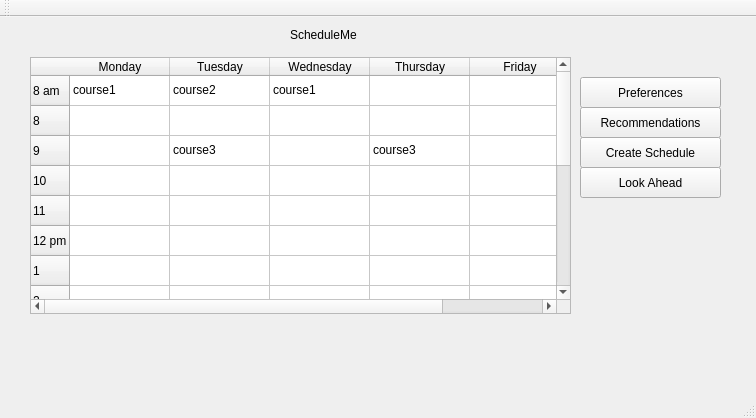
<?xml version="1.0" encoding="UTF-8"?>
<ui version="4.0">
 <class>MainWindow</class>
 <widget class="QMainWindow" name="MainWindow">
  <property name="geometry">
   <rect>
    <x>0</x>
    <y>0</y>
    <width>756</width>
    <height>418</height>
   </rect>
  </property>
  <property name="windowTitle">
   <string>MainWindow</string>
  </property>
  <widget class="QWidget" name="centralWidget">
   <widget class="QTableWidget" name="tableWidget">
    <property name="geometry">
     <rect>
      <x>30</x>
      <y>40</y>
      <width>541</width>
      <height>257</height>
     </rect>
    </property>
    <row>
     <property name="text">
      <string>8 am</string>
     </property>
    </row>
    <row>
     <property name="text">
      <string>8</string>
     </property>
    </row>
    <row>
     <property name="text">
      <string>9</string>
     </property>
    </row>
    <row>
     <property name="text">
      <string>10</string>
     </property>
    </row>
    <row>
     <property name="text">
      <string>11</string>
     </property>
    </row>
    <row>
     <property name="text">
      <string>12 pm</string>
     </property>
    </row>
    <row>
     <property name="text">
      <string>1</string>
     </property>
    </row>
    <row>
     <property name="text">
      <string>2</string>
     </property>
    </row>
    <row>
     <property name="text">
      <string>3</string>
     </property>
    </row>
    <row>
     <property name="text">
      <string>4</string>
     </property>
    </row>
    <row>
     <property name="text">
      <string>5</string>
     </property>
    </row>
    <row>
     <property name="text">
      <string>6</string>
     </property>
    </row>
    <row>
     <property name="text">
      <string>7</string>
     </property>
    </row>
    <row>
     <property name="text">
      <string>8</string>
     </property>
    </row>
    <row>
     <property name="text">
      <string>9</string>
     </property>
    </row>
    <row>
     <property name="text">
      <string>11</string>
     </property>
    </row>
    <column>
     <property name="text">
      <string>Monday</string>
     </property>
    </column>
    <column>
     <property name="text">
      <string>Tuesday</string>
     </property>
    </column>
    <column>
     <property name="text">
      <string>Wednesday</string>
     </property>
    </column>
    <column>
     <property name="text">
      <string>Thursday</string>
     </property>
    </column>
    <column>
     <property name="text">
      <string>Friday</string>
     </property>
    </column>
    <item row="0" column="0">
     <property name="text">
      <string>course1</string>
     </property>
    </item>
    <item row="0" column="1">
     <property name="text">
      <string>course2</string>
     </property>
    </item>
    <item row="0" column="2">
     <property name="text">
      <string>course1</string>
     </property>
    </item>
    <item row="1" column="0">
     <property name="text">
      <string/>
     </property>
    </item>
    <item row="1" column="2">
     <property name="text">
      <string/>
     </property>
    </item>
    <item row="2" column="1">
     <property name="text">
      <string>course3</string>
     </property>
    </item>
    <item row="2" column="3">
     <property name="text">
      <string>course3</string>
     </property>
    </item>
   </widget>
   <widget class="QPushButton" name="pushButton_4">
    <property name="geometry">
     <rect>
      <x>580</x>
      <y>150</y>
      <width>141</width>
      <height>31</height>
     </rect>
    </property>
    <property name="text">
     <string>Look Ahead</string>
    </property>
   </widget>
   <widget class="QPushButton" name="pushButton_3">
    <property name="geometry">
     <rect>
      <x>580</x>
      <y>120</y>
      <width>141</width>
      <height>31</height>
     </rect>
    </property>
    <property name="text">
     <string>Create Schedule</string>
    </property>
   </widget>
   <widget class="QPushButton" name="pushButton">
    <property name="geometry">
     <rect>
      <x>580</x>
      <y>60</y>
      <width>141</width>
      <height>31</height>
     </rect>
    </property>
    <property name="text">
     <string>Preferences</string>
    </property>
   </widget>
   <widget class="QPushButton" name="pushButton_2">
    <property name="geometry">
     <rect>
      <x>580</x>
      <y>90</y>
      <width>141</width>
      <height>31</height>
     </rect>
    </property>
    <property name="text">
     <string>Recommendations</string>
    </property>
   </widget>
   <widget class="QLabel" name="label">
    <property name="geometry">
     <rect>
      <x>290</x>
      <y>10</y>
      <width>81</width>
      <height>16</height>
     </rect>
    </property>
    <property name="text">
     <string>ScheduleMe</string>
    </property>
   </widget>
  </widget>
  <widget class="QToolBar" name="mainToolBar">
   <attribute name="toolBarArea">
    <enum>TopToolBarArea</enum>
   </attribute>
   <attribute name="toolBarBreak">
    <bool>false</bool>
   </attribute>
  </widget>
  <widget class="QStatusBar" name="statusBar"/>
 </widget>
 <layoutdefault spacing="6" margin="11"/>
 <resources/>
 <connections/>
</ui>
